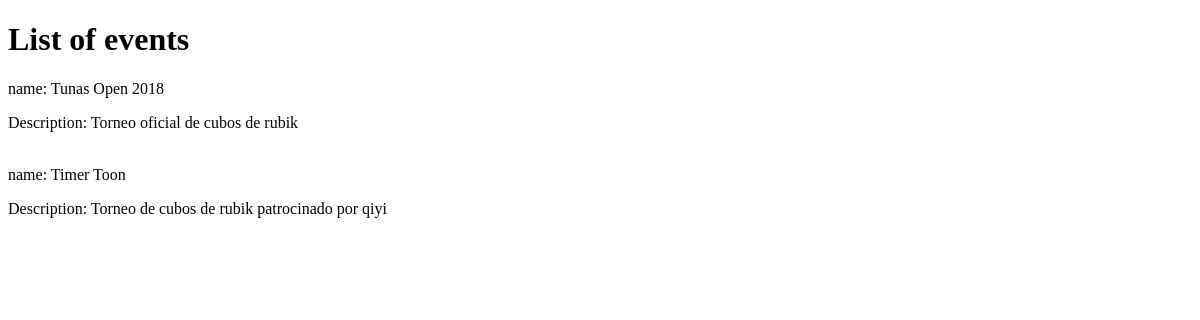
Page /events/ on the earlier database version.
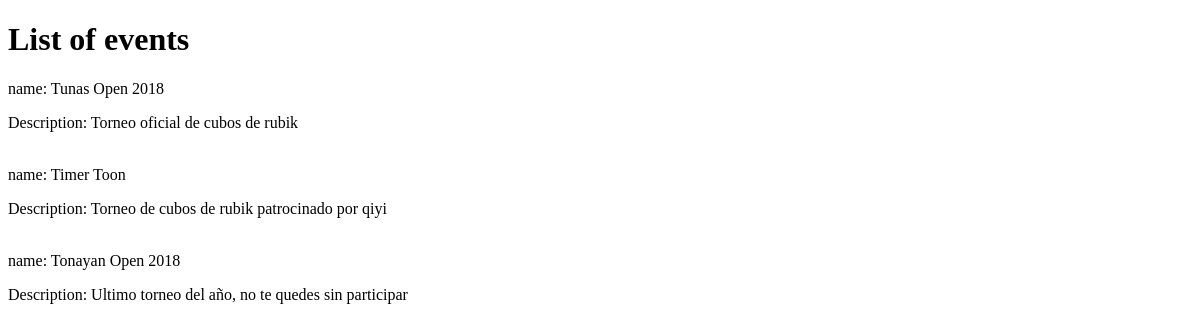
Same page on the later database version.
### events/models.py (models this page shows, shortened)
class Event(models.Model):
	name = models.CharField(max_length=60)
	img_event = models.ImageField(upload_to='img_events', blank=True)
	description = models.TextField()
	start = models.DateTimeField()
	finish = models.DateTimeField()
	address = models.TextField()
	place = models.CharField(max_length=150)
	categories = models.TextField()
	official = models.BooleanField(default=0)
	sponsor = models.ForeignKey(Sponsor)

### events/views.py (the view)
def home_events(request):
    queryset = Event.objects.all()
    context = {
        'events': queryset,
    }
    return render(request, 'index.html', context)

### events/templates/index.html (shortened to what this page needs)
<!DOCTYPE html>
<html lang="en">
<head>
</head>
<body>
	<h1>List of events</h1>
	{% for event in events %}
		<span>name: {{ event.name }}</span>
		<p>Description: {{ event.description }}</p>
		<br>
	{% endfor %}
</body>
</html>

Differences in the rows shown:
added Event: name "Tonayan Open 2018", description "Ultimo torneo del año, no te quedes sin participar"
